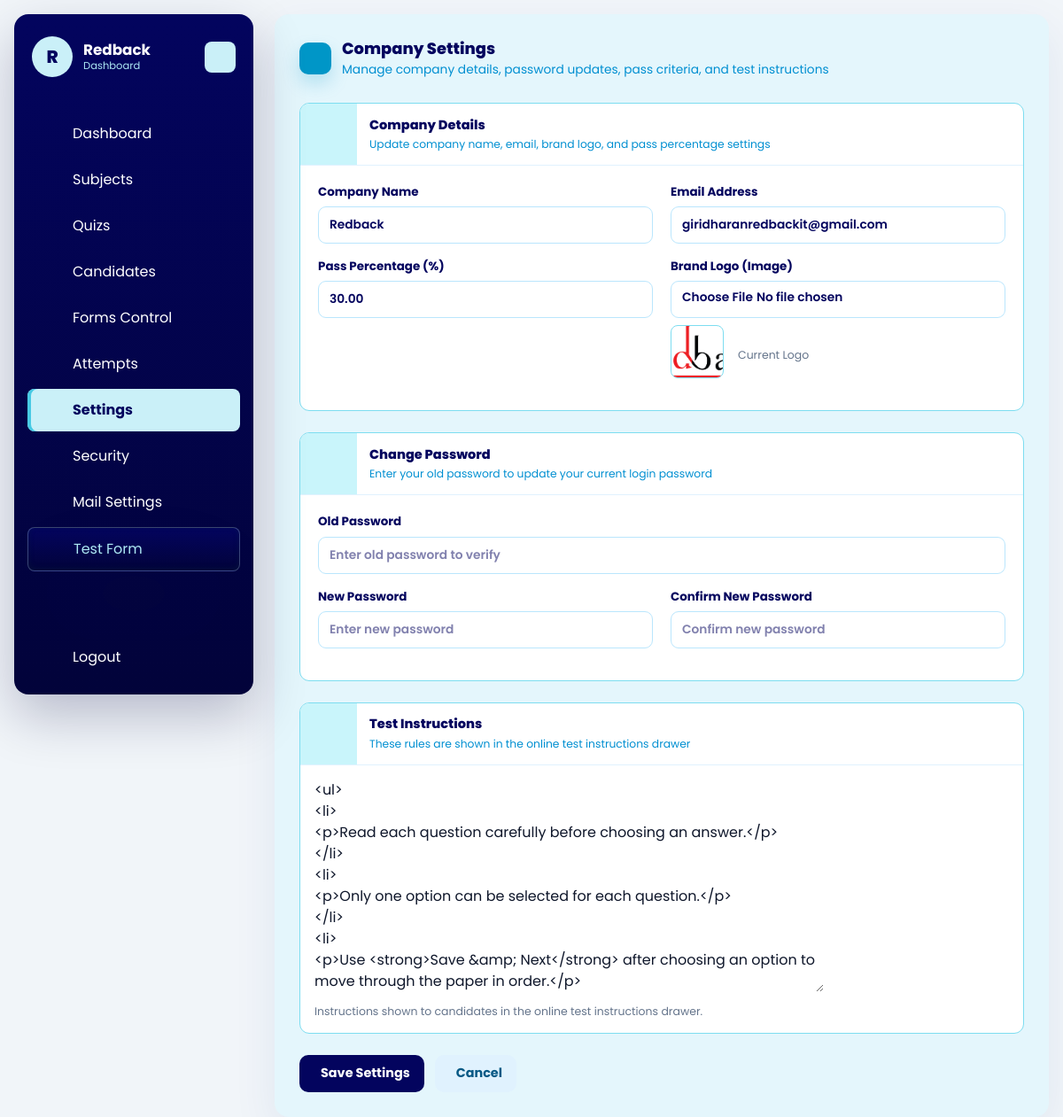
Page /dashboard/settings/ (signed in) on the earlier database version.
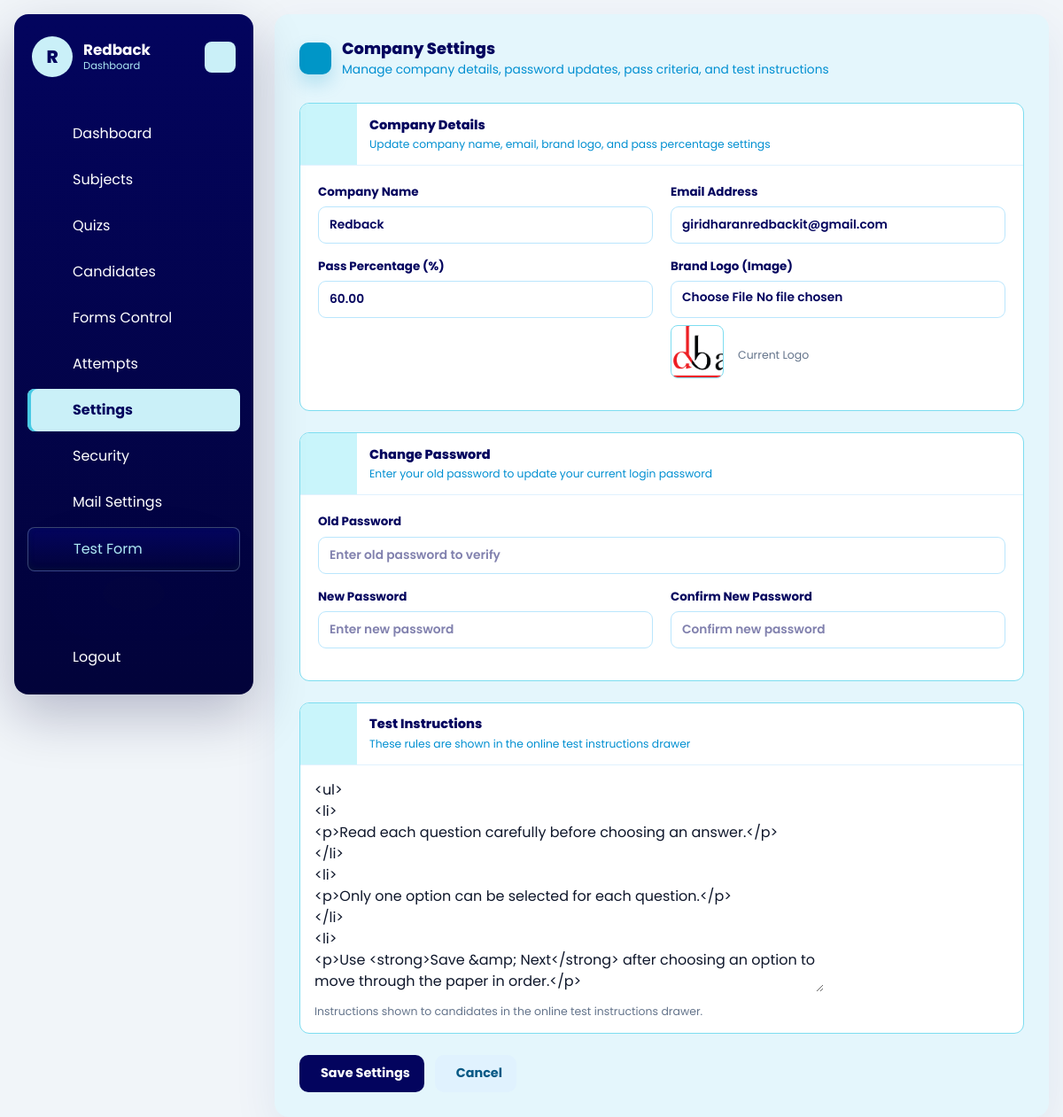
Same page on the later database version.
### dashboard/models.py (models this page shows, shortened)
class Company(models.Model):
    name = models.CharField(max_length=150)
    image = models.ImageField(upload_to='company/', blank=True, null=True)
    email = models.EmailField(unique=True)
    password = models.CharField(max_length=128)
    is_active = models.BooleanField(default=True)
    test_instructions = models.TextField(
        default=DEFAULT_TEST_INSTRUCTIONS,
        blank=True,
        help_text='Instructions shown to candidates in the online test instructions drawer.',
    )
    allow_full_screen_lock = models.BooleanField(default=False)
    allow_pause_lock = models.BooleanField(default=False)
    allow_tab_switch_guard = models.BooleanField(default=False)
    allow_copy_paste_block = models.BooleanField(default=False)
    allow_right_click_disable = models.BooleanField(default=False)
    full_screen_lock = models.BooleanField(default=False)
    pause_lock = models.BooleanField(default=False)
    tab_switch_guard_enabled = models.BooleanField(default=False)
    copy_paste_block_enabled = models.BooleanField(default=False)
    right_click_disable_enabled = models.BooleanField(default=False)
    max_violation_warnings = models.PositiveIntegerField(default=3)
    exam_control_password = models.CharField(max_length=128, blank=True)
    pass_persantage = models.DecimalField(max_digits=5, decimal_places=2, default=50.00)
    mail_sender_enabled = models.BooleanField(default=False)
    smtp_host = models.CharField(max_length=255, blank=True)
    smtp_port = models.PositiveIntegerField(default=587)
    smtp_username = models.CharField(max_length=255, blank=True)
    smtp_app_key = models.CharField(max_length=255, blank=True)
    smtp_use_tls = models.BooleanField(default=True)
    smtp_from_email = models.EmailField(blank=True)
    created_at = models.DateTimeField(auto_now_add=True)
    updated_at = models.DateTimeField(auto_now=True)
    class Meta:
        ordering = ['name']
        verbose_name_plural = 'Companies'

### dashboard/views.py (the view)
# urls.py: path('settings/', views.company_profile, name='company_profile'),
@company_login_required
def company_profile(request):
    form = CompanyProfileForm(
        request.POST or None,
        request.FILES or None,
        instance=request.company,
    )
    if request.method == 'POST' and form.is_valid():
        form.save()
        messages.success(request, 'Company settings updated successfully.')
        return redirect('dashboard:company_profile')
    return render(
        request,
        'dashboard/company_settings.html',
        {'form': form, 'title': 'Company Settings'},
    )

### dashboard/forms.py (shortened to what this page needs)
class CompanyProfileForm(forms.ModelForm):
    old_password = forms.CharField(
        label='Old password',
        required=False,
        widget=forms.PasswordInput(render_value=False),
        help_text='Required only if you want to change your password.',
    )
    new_password = forms.CharField(
        label='New password',
        required=False,
        widget=forms.PasswordInput(render_value=False),
    )
    new_password_confirm = forms.CharField(
        label='Confirm new password',
        required=False,
        widget=forms.PasswordInput(render_value=False),
    )
    class Meta:
        model = Company
        fields = [
            'name',
            'image',
            'email',
            'pass_persantage',
            'test_instructions',
        ]
        widgets = {
            'test_instructions': forms.Textarea(
                attrs={
                    'rows': 10,
                    'data-tinymce': 'true',
                }
            ),
        }

### dashboard/views.py (called while the page is built)
def get_logged_in_company(request):
    company_id = request.session.get('company_id')
    if not company_id:
        return None
    return Company.objects.filter(id=company_id, is_active=True).first()

### templates/dashboard/company_settings.html (shortened to what the changed rows need)
{% extends "base.html" %}
{% load static %}
{% block content %}
{% include 'dashboard/header.html' %}
<div id="dashboard-page-content">
<section class="settings-shell">
    <div class="settings-heading">
        <div>
            <h1 class="settings-title">Company Settings</h1>
        </div>
    </div>
    <form method="post" enctype="multipart/form-data">
        <div class="settings-card">
            <div class="settings-form-body">
                <div class="settings-grid">
                    <div class="settings-field-group">
                        <label class="settings-field-label" for="id_name">Company Name</label>
                        <input type="text" name="name" id="id_name" class="settings-input" value="{{ form.name.value|default:'' }}" required>
                    </div>
                    <div class="settings-field-group">
                        <label class="settings-field-label" for="id_email">Email Address</label>
                        <input type="email" name="email" id="id_email" class="settings-input" value="{{ form.email.value|default:'' }}" required>
                    </div>
                </div>
                <div class="settings-grid">
                    <div class="settings-field-group">
                        <label class="settings-field-label" for="id_pass_persantage">Pass Percentage (%)</label>
                        <input type="number" name="pass_persantage" id="id_pass_persantage" class="settings-input" value="{{ form.pass_persantage.value|stringformat:".2f" }}" min="0" max="100" step="any" required>
                    </div>
                    <div class="settings-field-group">
                        {% if form.instance.image %}
                            <div class="settings-image-preview">
                                <img src="{{ form.instance.image.url }}" alt="Company Logo">
                                <span class="settings-help">Current Logo</span>
                            </div>
                        {% endif %}
                    </div>
                </div>
            </div>
        </div>
        <div class="settings-card">
            <div class="settings-form-body" style="padding: 16px;">
                {{ form.test_instructions }}
                {% if form.test_instructions.help_text %}
                    <p class="settings-help">{{ form.test_instructions.help_text }}</p>
                {% endif %}
            </div>
        </div>
    </form>
</section>
</div>
{% endblock %}

### templates/dashboard/header.html (shortened to what this page needs)
<aside class="dashboard-sidebar" data-dashboard-sidebar>
    <header class="dashboard-sidebar-header">
        <a href="/" class="dashboard-brand">
            <span class="dashboard-brand-mark">{{ request.company.name|default:"Company"|slice:":1"|upper }}</span>
            <span class="dashboard-brand-text">
                <strong>{{ request.company.name|default:"Company" }}</strong>
                <span>Dashboard</span>
            </span>
        </a>
        <button class="dashboard-toggler dashboard-sidebar-toggler" type="button" aria-label="Toggle sidebar">
        </button>
    </header>
    <nav class="dashboard-sidebar-nav"
        aria-label="Dashboard navigation"
        hx-boost="true"
        hx-target="#dashboard-page-content"
        hx-select="#dashboard-page-content"
        hx-push-url="true">
        <ul class="dashboard-nav-list dashboard-primary-nav">
            {% if request.session.company_id %}
                <li class="dashboard-nav-item">
                    <a href="/dashboard/" class="dashboard-nav-link" data-dashboard-nav-link data-nav-exact>
                        <span class="dashboard-nav-label">Dashboard</span>
                    </a>
                </li>
                <li class="dashboard-nav-item">
                    <a href="/dashboard/subjects/" class="dashboard-nav-link" data-dashboard-nav-link>
                        <span class="dashboard-nav-label">Subjects</span>
                    </a>
                </li>
                <li class="dashboard-nav-item">
                    <a href="/dashboard/quizzes/" class="dashboard-nav-link" data-dashboard-nav-link>
                        <span class="dashboard-nav-label">Quizs</span>
                    </a>
                </li>
                <li class="dashboard-nav-item">
                    <a href="/dashboard/candidates/" class="dashboard-nav-link" data-dashboard-nav-link>
                        <span class="dashboard-nav-label">Candidates</span>
                    </a>
                </li>
                <li class="dashboard-nav-item">
                    <a href="/dashboard/forms-control/" class="dashboard-nav-link" data-dashboard-nav-link>
                        <span class="dashboard-nav-label">Forms Control</span>
                    </a>
                </li>
                <li class="dashboard-nav-item">
                    <a href="/dashboard/attempts/" class="dashboard-nav-link" data-dashboard-nav-link>
                        <span class="dashboard-nav-label">Attempts</span>
                    </a>
                </li>
                <li class="dashboard-nav-item">
                    <a href="/dashboard/settings/" class="dashboard-nav-link" data-dashboard-nav-link>
                        <span class="dashboard-nav-label">Settings</span>
                    </a>
                </li>
                <li class="dashboard-nav-item">
                    <a href="/dashboard/settings/security/" class="dashboard-nav-link" data-dashboard-nav-link>
                        <span class="dashboard-nav-label">Security</span>
                    </a>
                </li>
                <li class="dashboard-nav-item">
                    <a href="/dashboard/settings/mail/" class="dashboard-nav-link" data-dashboard-nav-link>
                        <span class="dashboard-nav-label">Mail Settings</span>
                    </a>
                </li>
                <li class="dashboard-nav-item">
                    <a href="/quiz/start/" class="dashboard-nav-link is-accent" data-dashboard-nav-link hx-boost="false">
                        <span class="dashboard-nav-label">Test Form</span>
                    </a>
                </li>
            {% endif %}
        </ul>
        {% if request.session.company_id %}
            <ul class="dashboard-nav-list dashboard-secondary-nav">
                <li class="dashboard-nav-item">
                    <a href="/dashboard/logout/" class="dashboard-nav-link is-danger">
                        <span class="dashboard-nav-label">Logout</span>
                    </a>
                </li>
            </ul>
        {% endif %}
    </nav>
</aside>

Differences in the rows shown:
changed Company "Redback": pass_persantage "30.00" → "60.00"
